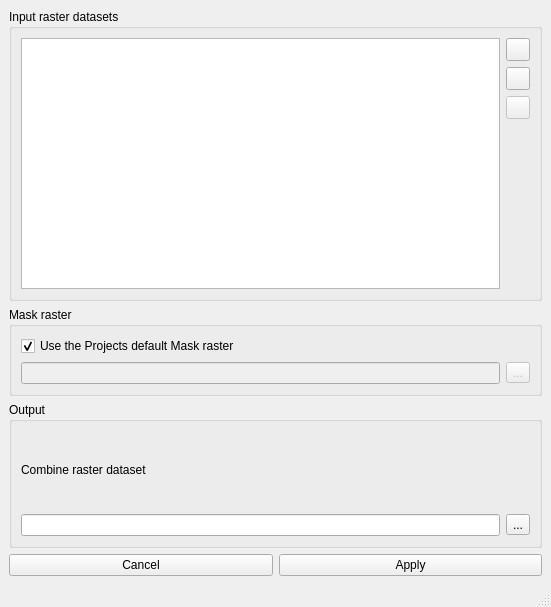
<?xml version="1.0" encoding="UTF-8"?>
<ui version="4.0">
 <class>Combine</class>
 <widget class="QMainWindow" name="Combine">
  <property name="geometry">
   <rect>
    <x>0</x>
    <y>0</y>
    <width>551</width>
    <height>607</height>
   </rect>
  </property>
  <property name="acceptDrops">
   <bool>true</bool>
  </property>
  <property name="windowTitle">
   <string>Combine</string>
  </property>
  <property name="windowIcon">
   <iconset>
    <normaloff>../../Images/Infinite_slope.png</normaloff>../../Images/Infinite_slope.png</iconset>
  </property>
  <widget class="QWidget" name="centralwidget">
   <layout class="QVBoxLayout" name="verticalLayout">
    <item>
     <layout class="QGridLayout" name="mainGridLayout" rowstretch="4,1,2,0">
      <item row="2" column="1" colspan="2">
       <widget class="QGroupBox" name="outputGroupBox">
        <property name="title">
         <string>Output</string>
        </property>
        <layout class="QVBoxLayout" name="verticalLayout_4">
         <item>
          <layout class="QGridLayout" name="outpitGroupBoxGridLayout">
           <item row="1" column="0">
            <widget class="QLineEdit" name="combineRasterLineEdit"/>
           </item>
           <item row="0" column="0">
            <widget class="QLabel" name="combineRasterLabel">
             <property name="text">
              <string>Combine raster dataset</string>
             </property>
            </widget>
           </item>
           <item row="1" column="1">
            <widget class="QToolButton" name="combineRasterToolButton">
             <property name="text">
              <string>...</string>
             </property>
            </widget>
           </item>
          </layout>
         </item>
        </layout>
       </widget>
      </item>
      <item row="1" column="1" colspan="2">
       <widget class="QGroupBox" name="maskGroupBox">
        <property name="title">
         <string>Mask raster</string>
        </property>
        <layout class="QVBoxLayout" name="verticalLayout_3">
         <item>
          <layout class="QGridLayout" name="maskGroupBoxGridLayout">
           <item row="1" column="1">
            <widget class="QToolButton" name="maskToolButton">
             <property name="enabled">
              <bool>false</bool>
             </property>
             <property name="text">
              <string>...</string>
             </property>
            </widget>
           </item>
           <item row="1" column="0">
            <widget class="QLineEdit" name="maskLineEdit">
             <property name="enabled">
              <bool>false</bool>
             </property>
            </widget>
           </item>
           <item row="0" column="0">
            <widget class="QCheckBox" name="maskRasterCheckBox">
             <property name="text">
              <string>Use the Projects default Mask raster</string>
             </property>
             <property name="checked">
              <bool>true</bool>
             </property>
            </widget>
           </item>
          </layout>
         </item>
        </layout>
       </widget>
      </item>
      <item row="0" column="1" colspan="2">
       <widget class="QGroupBox" name="inputGroupBox">
        <property name="title">
         <string>Input raster datasets</string>
        </property>
        <layout class="QVBoxLayout" name="verticalLayout_2">
         <item>
          <layout class="QGridLayout" name="inputGroupBoxGridLayout" rowstretch="0,0,0,0" columnstretch="5,0">
           <item row="0" column="1">
            <widget class="QToolButton" name="addToolButton">
             <property name="text">
              <string/>
             </property>
            </widget>
           </item>
           <item row="1" column="1">
            <widget class="QToolButton" name="removeToolButton">
             <property name="text">
              <string/>
             </property>
            </widget>
           </item>
           <item row="2" column="1">
            <widget class="QToolButton" name="setAsMaskToolButton">
             <property name="enabled">
              <bool>false</bool>
             </property>
             <property name="text">
              <string/>
             </property>
            </widget>
           </item>
           <item row="0" column="0" rowspan="4">
            <widget class="QListWidget" name="rasterCollectionListWidget">
             <property name="acceptDrops">
              <bool>true</bool>
             </property>
            </widget>
           </item>
          </layout>
         </item>
        </layout>
       </widget>
      </item>
      <item row="3" column="2">
       <widget class="QPushButton" name="applyPushButton">
        <property name="text">
         <string>Apply</string>
        </property>
       </widget>
      </item>
      <item row="3" column="1">
       <widget class="QPushButton" name="cancelPushButton">
        <property name="text">
         <string>Cancel</string>
        </property>
       </widget>
      </item>
     </layout>
    </item>
   </layout>
  </widget>
  <widget class="QMenuBar" name="menubar">
   <property name="geometry">
    <rect>
     <x>0</x>
     <y>0</y>
     <width>551</width>
     <height>18</height>
    </rect>
   </property>
  </widget>
  <widget class="QStatusBar" name="statusbar"/>
 </widget>
 <tabstops>
  <tabstop>rasterCollectionListWidget</tabstop>
  <tabstop>addToolButton</tabstop>
  <tabstop>removeToolButton</tabstop>
  <tabstop>setAsMaskToolButton</tabstop>
  <tabstop>maskRasterCheckBox</tabstop>
  <tabstop>maskLineEdit</tabstop>
  <tabstop>maskToolButton</tabstop>
  <tabstop>combineRasterLineEdit</tabstop>
  <tabstop>combineRasterToolButton</tabstop>
  <tabstop>cancelPushButton</tabstop>
  <tabstop>applyPushButton</tabstop>
 </tabstops>
 <resources/>
 <connections/>
</ui>
